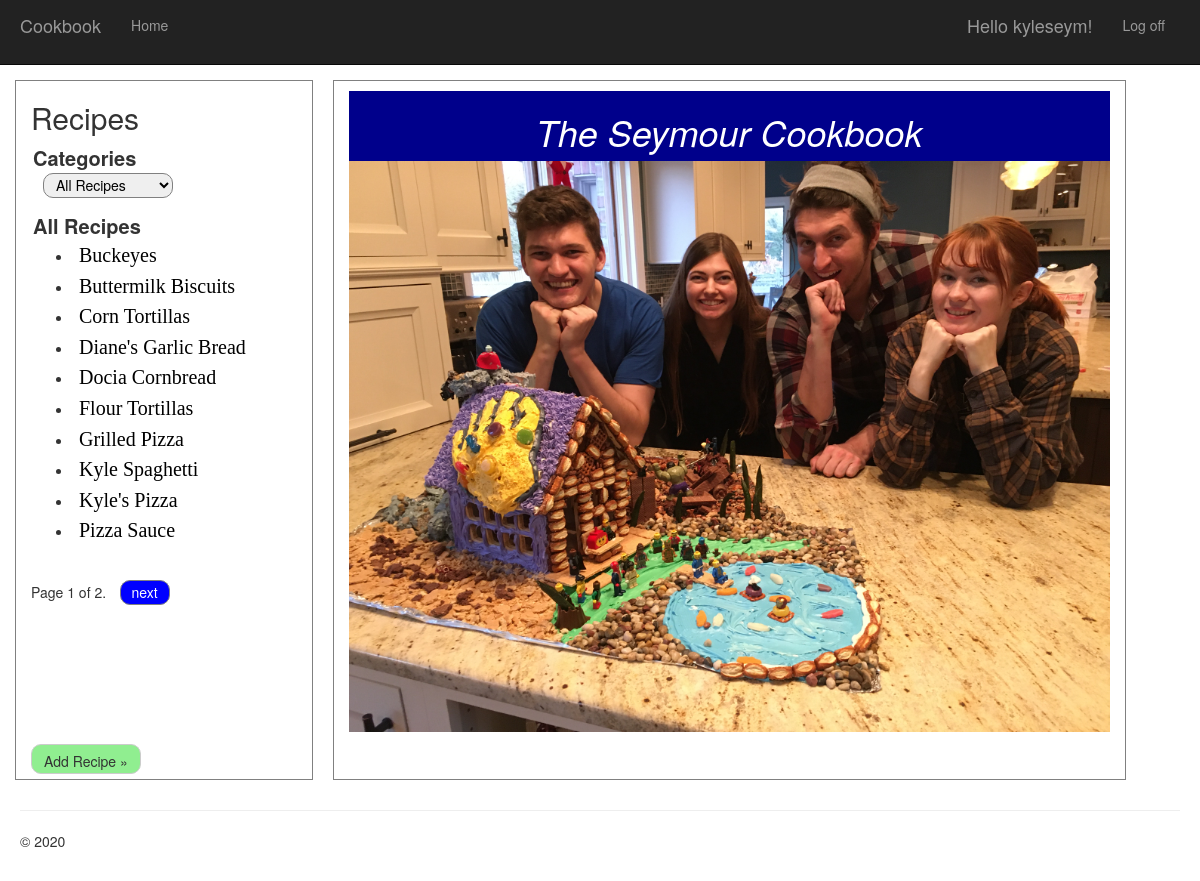
The page / (signed in) on the database its author committed.
### recipe/models.py (models this page shows, shortened)
class User(AbstractUser):
    pass

class Category(models.Model):
    catname = models.CharField(max_length=64, unique=True)

class Recipe(models.Model):
    author = models.ForeignKey(User, on_delete=models.CASCADE, related_name="creator")
    timestamp = models.DateTimeField(auto_now_add=True)
    title = models.CharField(max_length=64)
    category = models.ForeignKey(Category, on_delete=models.CASCADE, null=True, blank=True, related_name="mixer")
    comment = models.CharField(max_length=255, null=True, blank=True, default=None)
    instructions = models.CharField(max_length=255, null=True, blank=True, default=None)

### recipe/views.py (the view)
# urls.py: path('', views.index, name='home'),
@csrf_exempt
@login_required
def index(request):
    assert isinstance(request, HttpRequest)
    recipes = Recipe.objects.filter().order_by('title')
    categories = Category.objects.filter().order_by('catname')
    units = Unit.objects.filter()
    ingredients = Ingredient.objects.filter()
    paginator = Paginator(recipes, 10) # Show 10 contacts per page.
    page_number = request.GET.get('page')
    page_obj = paginator.get_page(page_number)
    return render(
        request,
        'recipe/index.html',
        {
            'title':'Home Page',
            'year':datetime.now().year,
            'categories': categories,
            'units': units,
            'ingredients': ingredients,
            'page_obj': page_obj,
            'Category': 'All Recipes',
        }
    )

### recipe/templates/recipe/index.html (shortened to what this page needs)
{% extends "recipe/layout.html" %}
{% block content %}
<div class="row">
    <div class="col-md-3" style="border: 1px solid gray; height: auto; min-height: 700px; margin: 10px">
        <h2>Recipes</h2>
        <div class="categories">
            <div class="grouping" style="display: inline">Categories</div>&nbsp;&nbsp;
            <div style="display: inline">
                <form method="post" name="catselect" action="{% url 'cat' %}">
                    <select onchange="catlist()" name="category" class="box1">
                        <option style="font-style: italic; display: none">All Recipes</option>
                    </select>
                </form>
            </div>
        </div>
        <div class="categories">
            <div class="grouping" name="catgroup" id="catgroup">{{ Category }}</div>
            <ul id="recipe_list">
                {% for recipe in page_obj %}
                    <li>
                        <div>
                            <button data-recipe="{{ recipe.title }}" type="submit" class="link-button">{{ recipe.title }}</button>
                        </div>
                    </li>
                {% endfor %}
            </ul>
        </div>
        <div style="position: absolute; bottom: 5px"><button style="display: block" class="btn btn-default" id="add">Add Recipe &raquo;</button></div>
        <div class="pagination">
            <span class="step-links">
                <span style="display: inline-block" class="current">
                    Page {{ page_obj.number }} of {{ page_obj.paginator.num_pages }}.
                </span>
                {% if page_obj.has_next %}
                    <form style="display: inline-block" type="text" method="post" action="?page={{ page_obj.next_page_number }}">
                        <button type="submit" class="box3">next</button>
                    </form>
                {% endif %}
            </span>
        </div>
    </div>
    <div class="col-md-8" id="recipe_detail" style="border: 1px solid gray; height: auto; min-height: 700px; margin: 10px">
        <div id="default" style="display: block">
            <div class="title_box">
                <h1><i>The Seymour Cookbook</i></h1>
            </div>
            <img src="/static/images/media/ginger.jpg" style="width: 100%; float: left" alt="No Pix">
        </div>
    </div>
</div>
{% endblock %}

### recipe/templates/recipe/loginpartial.html (shortened to what this page needs)
{% if user.is_authenticated %}
<form id="logoutForm" action="/logout/" method="post" class="navbar-right">
    <ul class="nav navbar-nav navbar-right">
        <li><span class="navbar-brand">Hello {{ user.username }}!</span></li>
        <li><a href="javascript:document.getElementById('logoutForm').submit()">Log off</a></li>
    </ul>
</form>
{% else %}
<ul class="nav navbar-nav navbar-right">
    <li><a href="{% url 'login' %}">Log in</a></li>
</ul>
{% endif %}

### recipe/static/recipe/content/site.css (style rules this page uses)
body { padding-top: 50px; padding-bottom: 20px; }
input, select, textarea { max-width: 280px; }
.box1, .box2 { padding-left: 8px; margin-left: 10px; height: 25px; border: 1px solid gray; border-radius: 10px; width: 130px; }
.box3 { padding-left: 5px; margin-left: 10px; background-color: blue; color: white; display: inline-block; height: 25px; border: 1px solid gray; border-radius: 10px; width: 50px; }
.title_box { height: 70px; width: 100%; background-color: darkblue; text-align: center; color: white; padding-top: 1px; margin-top: 10px; }
.grouping { font-size: 20px; font-weight: 700; }
.categories { margin-left: 2px; margin-top: 10px; }
.link-button { background: none; border: none; cursor: pointer; font-size: 20px; font-family: serif; }

### rows shown on the page
User: username "kyleseym"
Category: catname "All Recipes"
Recipe: title "Buckeyes"
Recipe: title "Buttermilk Biscuits"
Recipe: title "Corn Tortillas"
Recipe: title "Diane's Garlic Bread"
Recipe: title "Docia Cornbread"
Recipe: title "Flour Tortillas"
Recipe: title "Grilled Pizza"
Recipe: title "Kyle Spaghetti"
Recipe: title "Kyle's Pizza"
Recipe: title "Pizza Sauce"

### other values the page prints
{{ page_obj.number }} "1"
{{ page_obj.paginator.num_pages }} "2"
